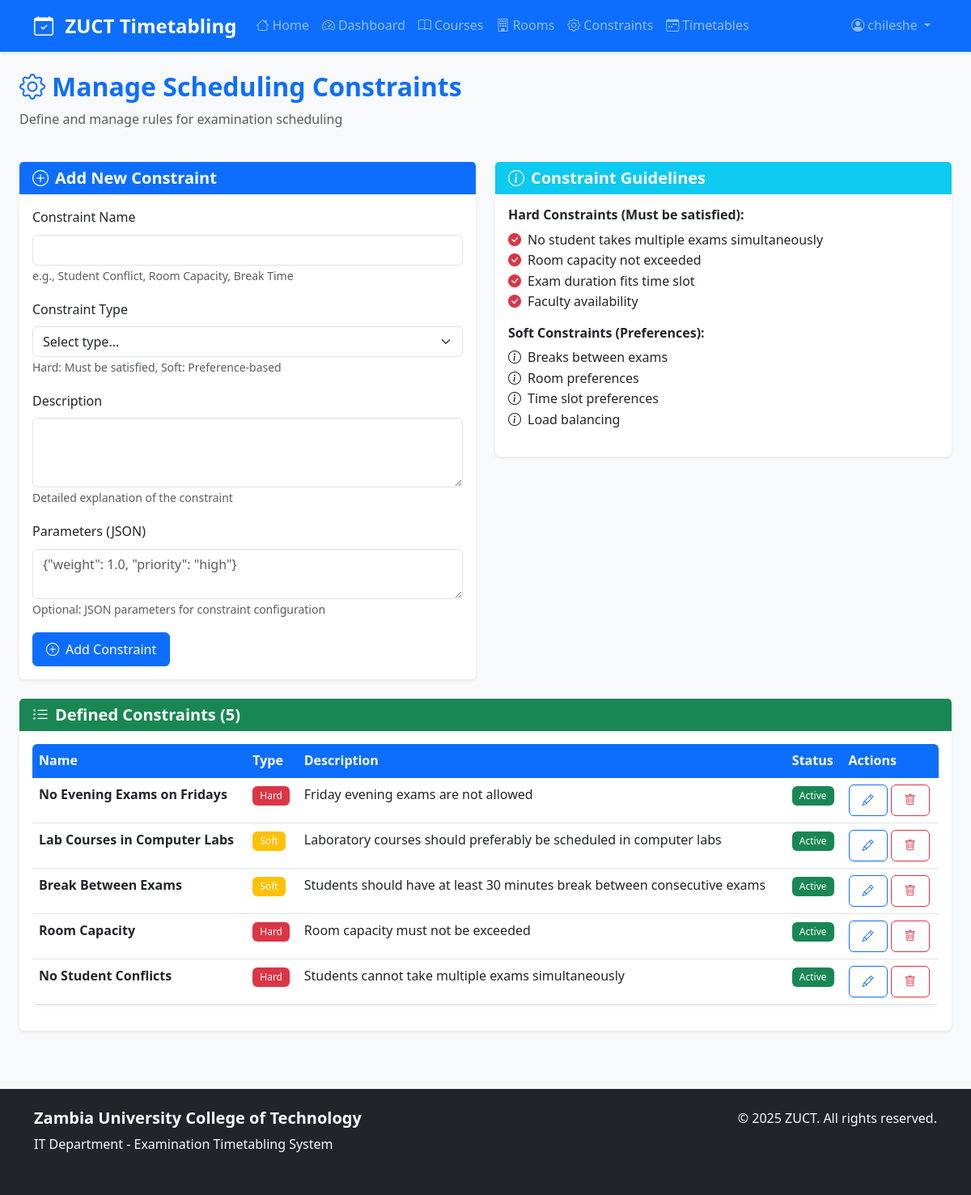
/constraints (signed in), run on the app's committed database.
### models.py (models this page shows, shortened)
class User(UserMixin, db.Model):
    __tablename__ = 'user'
    id = db.Column(db.Integer, primary_key=True)
    username = db.Column(db.String(80), unique=True, nullable=False)
    email = db.Column(db.String(120), unique=True, nullable=False)
    password_hash = db.Column(db.String(255), nullable=False)
    role = db.Column(db.String(20), default='user')  # admin, user
    created_at = db.Column(db.DateTime, default=datetime.utcnow)
    oauth_provider = db.Column(db.String(50), nullable=True)  # google, facebook, github, microsoft
    oauth_provider_id = db.Column(db.String(100), nullable=True)
    full_name = db.Column(db.String(200), nullable=True)
    avatar_url = db.Column(db.String(500), nullable=True)
    __table_args__ = (
        db.UniqueConstraint('oauth_provider', 'oauth_provider_id', name='uq_oauth_provider_id'),
    )

class Constraint(db.Model):
    __tablename__ = 'constraint'
    id = db.Column(db.Integer, primary_key=True)
    name = db.Column(db.String(100), nullable=False)
    constraint_type = db.Column(db.String(50), nullable=False)  # hard, soft
    description = db.Column(db.Text, nullable=False)
    parameters = db.Column(db.Text)  # JSON string of constraint parameters
    is_active = db.Column(db.Boolean, default=True)
    created_at = db.Column(db.DateTime, default=datetime.utcnow)

### app.py (the view, shortened to what this page needs)
@app.route('/constraints', methods=['GET', 'POST'])
@login_required
def manage_constraints():
    constraints = Constraint.query.all()
    return render_template('constraints.html', constraints=constraints)

### app.py (called while the page is built)
@login_manager.user_loader
def load_user(user_id):
    return User.query.get(int(user_id))

### templates/constraints.html (shortened to what this page needs)
{% extends "base.html" %}
{% block content %}
<div class="container-fluid">
    <div class="row mb-4">
        <div class="col-12">
            <h1 class="h2 fw-bold text-primary">
                <i class="bi bi-gear me-2"></i>Manage Scheduling Constraints
            </h1>
            <p class="text-muted">Define and manage rules for examination scheduling</p>
        </div>
    </div>
    <div class="row mb-4">
        <div class="col-lg-6">
            <div class="card border-0 shadow-sm">
                <div class="card-header bg-primary text-white">
                    <h5 class="mb-0">
                        <i class="bi bi-plus-circle me-2"></i>Add New Constraint
                    </h5>
                </div>
                <div class="card-body">
                    <form method="POST">
                        <div class="mb-3">
                            <label for="name" class="form-label">Constraint Name</label>
                            <input type="text" class="form-control" id="name" name="name" required>
                            <small class="text-muted">e.g., Student Conflict, Room Capacity, Break Time</small>
                        </div>
                        <div class="mb-3">
                            <label for="constraint_type" class="form-label">Constraint Type</label>
                            <select class="form-select" id="constraint_type" name="constraint_type" required>
                                <option value="">Select type...</option>
                            </select>
                            <small class="text-muted">Hard: Must be satisfied, Soft: Preference-based</small>
                        </div>
                        <div class="mb-3">
                            <label for="description" class="form-label">Description</label>
                            <textarea class="form-control" id="description" name="description" rows="3" required></textarea>
                            <small class="text-muted">Detailed explanation of the constraint</small>
                        </div>
                        <div class="mb-3">
                            <label for="parameters" class="form-label">Parameters (JSON)</label>
                            <textarea class="form-control" id="parameters" name="parameters" rows="2" placeholder='{"weight": 1.0, "priority": "high"}'></textarea>
                            <small class="text-muted">Optional: JSON parameters for constraint configuration</small>
                        </div>
                        <button type="submit" class="btn btn-primary">
                            <i class="bi bi-plus-circle me-2"></i>Add Constraint
                        </button>
                    </form>
                </div>
            </div>
        </div>
        <div class="col-lg-6">
            <div class="card border-0 shadow-sm">
                <div class="card-header bg-info text-white">
                    <h5 class="mb-0">
                        <i class="bi bi-info-circle me-2"></i>Constraint Guidelines
                    </h5>
                </div>
                <div class="card-body">
                    <h6>Hard Constraints (Must be satisfied):</h6>
                    <ul class="list-unstyled">
                        <li><i class="bi bi-check-circle-fill text-danger me-2"></i>No student takes multiple exams simultaneously</li>
                        <li><i class="bi bi-check-circle-fill text-danger me-2"></i>Room capacity not exceeded</li>
                        <li><i class="bi bi-check-circle-fill text-danger me-2"></i>Exam duration fits time slot</li>
                        <li><i class="bi bi-check-circle-fill text-danger me-2"></i>Faculty availability</li>
                    </ul>
                    <h6>Soft Constraints (Preferences):</h6>
                    <ul class="list-unstyled">
                        <li><i class="bi bi-info-circle me-2"></i>Breaks between exams</li>
                        <li><i class="bi bi-info-circle me-2"></i>Room preferences</li>
                        <li><i class="bi bi-info-circle me-2"></i>Time slot preferences</li>
                        <li><i class="bi bi-info-circle me-2"></i>Load balancing</li>
                    </ul>
                </div>
            </div>
        </div>
    </div>
    <div class="row">
        <div class="col-12">
            <div class="card border-0 shadow-sm">
                <div class="card-header bg-success text-white">
                    <h5 class="mb-0">
                        <i class="bi bi-list-ul me-2"></i>Defined Constraints ({{ constraints|length }})
                    </h5>
                </div>
                <div class="card-body">
                    {% if constraints %}
                    <div class="table-responsive">
                        <table class="table table-hover">
                            <thead class="table-light">
                                <tr>
                                    <th>Name</th>
                                    <th>Type</th>
                                    <th>Description</th>
                                    <th>Status</th>
                                    <th>Actions</th>
                                </tr>
                            </thead>
                            <tbody>
                                {% for constraint in constraints %}
                                <tr>
                                    <td>
                                        <strong>{{ constraint.name }}</strong>
                                    </td>
                                    <td>
                                        {% if constraint.constraint_type == 'hard' %}
                                            <span class="badge bg-danger">Hard</span>
                                        {% else %}
                                            <span class="badge bg-warning">Soft</span>
                                        {% endif %}
                                    </td>
                                    <td>{{ constraint.description }}</td>
                                    <td>
                                        {% if constraint.is_active %}
                                            <span class="badge bg-success">Active</span>
                                        {% else %}
                                            <span class="badge bg-secondary">Inactive</span>
                                        {% endif %}
                                    </td>
                                    <td>
                                        <button class="btn btn-sm btn-outline-primary" title="Edit">
                                            <i class="bi bi-pencil"></i>
                                        </button>
                                        <button class="btn btn-sm btn-outline-danger" title="Delete">
                                            <i class="bi bi-trash"></i>
                                        </button>
                                    </td>
                                </tr>
                                {% endfor %}
                            </tbody>
                        </table>
                    </div>
                    {% else %}
                    <div class="text-center py-4">
                        <i class="bi bi-gear text-muted" style="font-size: 3rem;"></i>
                        <h5 class="text-muted mt-3">No constraints defined yet</h5>
                        <p class="text-muted">Add your first scheduling constraint using the form above.</p>
                    </div>
                    {% endif %}
                </div>
            </div>
        </div>
    </div>
</div>
{% endblock %}

### templates/base.html (shortened to what this page needs)
<!DOCTYPE html>
<html lang="en">
<head>
    <link href="https://cdn.jsdelivr.net/npm/bootstrap@5.3.0/dist/css/bootstrap.min.css" rel="stylesheet">
    <link href="https://cdn.jsdelivr.net/npm/bootstrap-icons@1.10.0/font/bootstrap-icons.css" rel="stylesheet">
    <link href="{{ url_for('static', filename='css/style.css') }}" rel="stylesheet">
</head>
<body>
    <nav class="navbar navbar-expand-lg navbar-dark bg-primary">
        <div class="container">
            <a class="navbar-brand fw-bold" href="{{ url_for('home') }}">
                <i class="bi bi-calendar-check me-2"></i>
                ZUCT Timetabling
            </a>
            <div class="collapse navbar-collapse" id="navbarNav">
                <ul class="navbar-nav me-auto">
                    <li class="nav-item">
                        <a class="nav-link" href="{{ url_for('home') }}">
                            <i class="bi bi-house me-1"></i>Home
                        </a>
                    </li>
                    {% if current_user.is_authenticated %}
                    <li class="nav-item">
                        <a class="nav-link" href="{{ url_for('dashboard') }}">
                            <i class="bi bi-speedometer2 me-1"></i>Dashboard
                        </a>
                    </li>
                    <li class="nav-item">
                        <a class="nav-link" href="{{ url_for('manage_courses') }}">
                            <i class="bi bi-book me-1"></i>Courses
                        </a>
                    </li>
                    <li class="nav-item">
                        <a class="nav-link" href="{{ url_for('manage_rooms') }}">
                            <i class="bi bi-building me-1"></i>Rooms
                        </a>
                    </li>
                    <li class="nav-item">
                        <a class="nav-link" href="{{ url_for('manage_constraints') }}">
                            <i class="bi bi-gear me-1"></i>Constraints
                        </a>
                    </li>
                    <li class="nav-item">
                        <a class="nav-link" href="{{ url_for('view_timetables') }}">
                            <i class="bi bi-calendar-week me-1"></i>Timetables
                        </a>
                    </li>
                    {% endif %}
                </ul>
                <ul class="navbar-nav">
                    {% if current_user.is_authenticated %}
                    <li class="nav-item dropdown">
                        <a class="nav-link dropdown-toggle" href="#" role="button" data-bs-toggle="dropdown">
                            <i class="bi bi-person-circle me-1"></i>{{ current_user.username }}
                        </a>
                    </li>
                    {% endif %}
                </ul>
            </div>
        </div>
    </nav>
    <main class="container-fluid py-4">
        {% block content %}{% endblock %}
    </main>
    <footer class="bg-dark text-light py-4 mt-5">
        <div class="container">
            <div class="row">
                <div class="col-md-6">
                    <h5>Zambia University College of Technology</h5>
                    <p class="mb-0">IT Department - Examination Timetabling System</p>
                    <small class="text-muted">Powered by Advanced Optimization Algorithms</small>
                </div>
                <div class="col-md-6 text-md-end">
                    <p class="mb-0">© 2025 ZUCT. All rights reserved.</p>
                    <small class="text-muted">Research Project: Hybrid GA + SA Optimization</small>
                </div>
            </div>
        </div>
    </footer>
</body>
</html>

### static/css/style.css (style rules this page uses)
:root { --primary-color: #0d6efd; --secondary-color: #6c757d; --success-color: #198754; --warning-color: #ffc107; --danger-color: #dc3545; --info-color: #0dcaf0; --light-color: #f8f9fa; --dark-color: #212529; --border-radius: 0.375rem; --box-shadow: 0 0.125rem 0.25rem rgba(0, 0, 0, 0.075); --transition: all 0.3s ease; }
* { box-sizing: border-box; }
body { font-family: 'Segoe UI', Tahoma, Geneva, Verdana, sans-serif; line-height: 1.6; color: var(--dark-color); background-color: #f8f9fa; }
h1, h2, h3, h4, h5, h6 { font-weight: 600; line-height: 1.2; }
.navbar { box-shadow: 0 2px 4px rgba(0, 0, 0, 0.1); }
.navbar-brand { font-weight: 700; font-size: 1.5rem; }
.nav-link { font-weight: 500; transition: var(--transition); }
.card { border: none; border-radius: var(--border-radius); box-shadow: var(--box-shadow); transition: var(--transition); }
.card-header { border-bottom: none; font-weight: 600; }
.btn { border-radius: var(--border-radius); font-weight: 500; transition: var(--transition); padding: 0.5rem 1rem; }
.form-control, .form-select { border-radius: var(--border-radius); border: 1px solid #dee2e6; transition: var(--transition); }
.badge { font-weight: 500; padding: 0.5em 0.75em; }
.table { background-color: white; border-radius: var(--border-radius); overflow: hidden; box-shadow: var(--box-shadow); }
.table thead th { background-color: var(--primary-color); color: white; border: none; font-weight: 600; }

### data on the page
User: username "chileshe"
Constraint: name "No Evening Exams on Fridays", constraint_type "Hard", description "Friday evening exams are not allowed", is_active "Active"
Constraint: name "Lab Courses in Computer Labs", constraint_type "Soft", description "Laboratory courses should preferably be scheduled in computer labs", is_active "Active"
Constraint: name "Break Between Exams", constraint_type "Soft", description "Students should have at least 30 minutes break between consecutive exams", is_active "Active"
Constraint: name "Room Capacity", constraint_type "Hard", description "Room capacity must not be exceeded", is_active "Active"
Constraint: name "No Student Conflicts", constraint_type "Hard", description "Students cannot take multiple exams simultaneously", is_active "Active"

### other printed values
{{ constraints|length }} "5"
